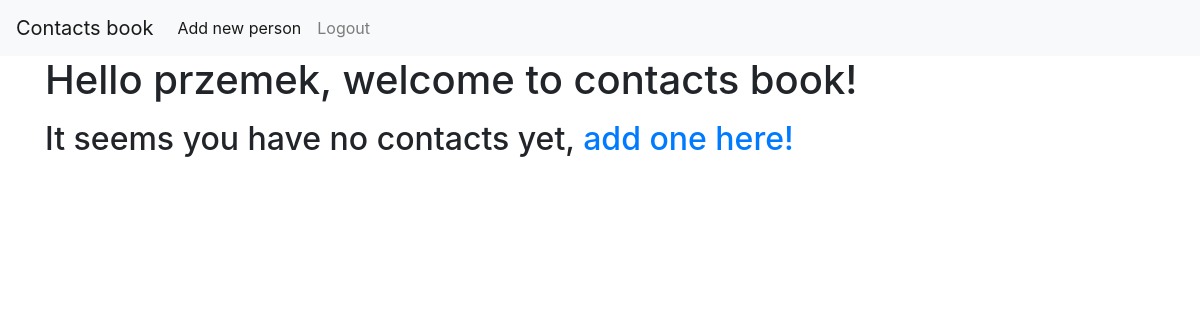
The app's page / (signed in), older data.
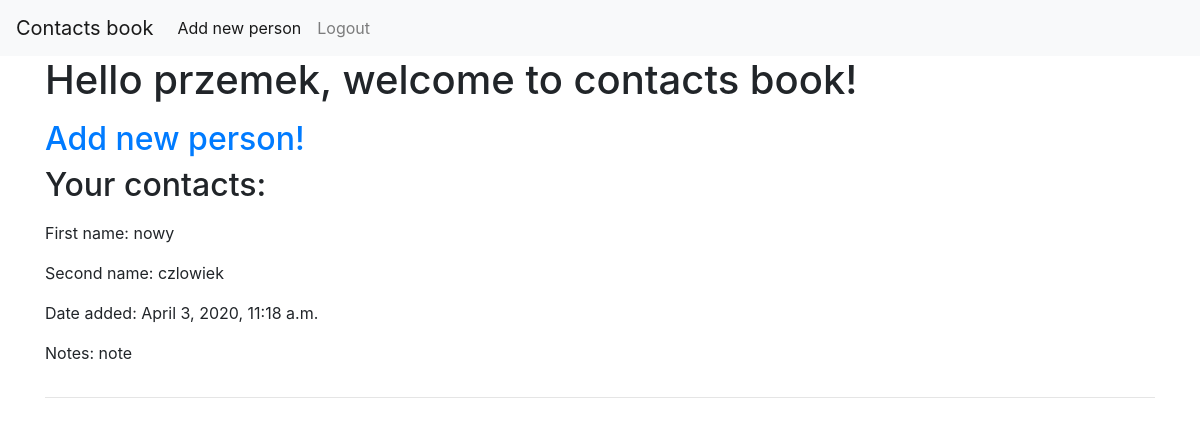
The same page, newer data.
### contact_book/models.py (models this page shows, shortened)
class Person(models.Model):
    first_name = models.CharField(max_length=20, null=False)
    second_name = models.CharField(max_length=30, null=False)
    date_added = models.DateTimeField(default=timezone.now)
    note = models.TextField(null=True)
    owner = models.ForeignKey(User, on_delete=models.CASCADE)

### contact_book/views.py (the view)
# urls.py: path('', HomePageView.as_view(), name='home'),
class HomePageView(LoginRequiredMixin, ListView):
    template_name = 'contact_book/home.html'
    model = Person
    context_object_name = 'people'
    def get_queryset(self):
        user = User.objects.filter(username=self.request.user.username).first()
        return Person.objects.filter(owner=user).order_by('-date_added')

### contact_book/templates/contact_book/home.html
{% extends "contact_book/base.html" %}
{% block content %}
<h1 class="mb-3">Hello {{user.username}}, welcome to contacts book!</h1>
{% if not people %}
<h2>
    It seems you have no contacts yet, <a href="{% url 'create-person' %}"> add one
    here!</a></h2>
{% else %}
<h2><a href="{% url 'create-person' %}">Add new person!</a></h2>
<h2 class="mb-3"> Your contacts:</h2>
{% for person in people %}
        <article class="media content-section">
            <div class="media-body">
                <p class="mr-2">First name: {{ person.first_name }}</p>
                <p class="mr-2">Second name: {{ person.second_name }}</p>
                <p class="mr-2">Date added: {{ person.date_added }}</p>
                <p class="mr-2">Notes: {{ person.note }}</p>
            </div>
    </article>
    <hr>
{% endfor %}
{% endif %}
{% endblock content %}

Row changes from the older to the newer data that the page shows:
added Person: first_name "nowy", second_name "czlowiek", date_added "April 3, 2020, 11:18 a.m.", note "note"
Text that changed along with them:
text no longer shown: "It seems you have no contacts yet, add one here!"
text now shown: "Add new person! Your contacts:"
